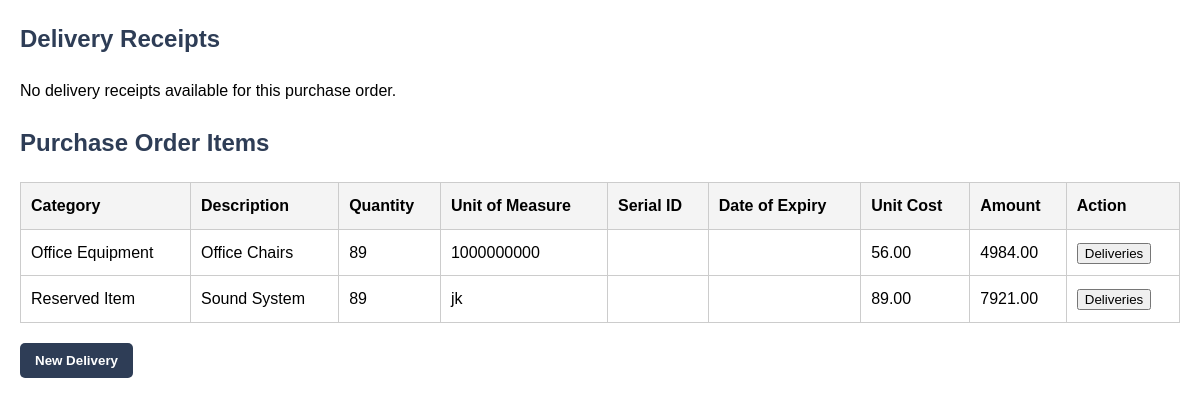
The page /page/dr_details.php?purchase_order_id=14 on the database its author committed.
### tables this page shows
CREATE TABLE `pod_items` (
  `id` int(11) NOT NULL,
  `supplier_Id` int(11) DEFAULT NULL,
  `purchase_order_id` int(11) DEFAULT NULL,
  `category` varchar(100) DEFAULT NULL,
  `item_description` varchar(100) DEFAULT NULL,
  `unit_of_measure` varchar(50) DEFAULT NULL,
  `quantity` int(11) DEFAULT NULL,
  `unit_price` decimal(10,2) DEFAULT NULL,
  `amount` decimal(10,2) DEFAULT NULL,
  `serial_Id` int(50) NOT NULL,
  `date_expiry` datetime(6) NOT NULL
);

### util/dbhelper.php (called while the page is built, shortened)
<?php
class DbHelper
{
    private $hostname = "127.0.0.1";
    private $username = "root";
    private $password = "";
    private $database = "inventory_management";
    private $conn;
    public function __construct()
    {
        $this->conn = new mysqli($this->hostname, $this->username, $this->password, $this->database);
    }
public function get_purchase_order_details($purchase_order_id)
{
    $sql = "SELECT
        purchase_orders.purchase_order_id,
        purchase_orders.purchase_order_number,
        purchase_orders.order_date,
        purchase_orders.mode_of_procurement,
        purchase_orders.procurement_number,
        purchase_orders.procurement_date,
        purchase_orders.place_of_delivery,
        purchase_orders.delivery_date,
        purchase_orders.term_of_delivery,
        purchase_orders.status,
        suppliers.description,
        suppliers.supplier_id,
        suppliers.address,
        pod_items.category,
        pod_items.item_description,
        pod_items.unit_of_measure,
        pod_items.unit_price,
        pod_items.amount,
        pod_items.quantity,
        pod_items.id,
        delivery_receipts.dr_id,
        delivery_receipts.receipt_number,
        delivery_receipts.sales_representative,
        delivery_receipts.checked_by,
        delivery_receipts.created_at
    FROM
        purchase_orders
    LEFT JOIN
        pod_items ON purchase_orders.purchase_order_id = pod_items.purchase_order_id
    LEFT JOIN
        suppliers ON purchase_orders.supplier_id = suppliers.supplier_id
    LEFT JOIN
        delivery_receipts ON purchase_orders.purchase_order_id = delivery_receipts.dr_id
    WHERE
        purchase_orders.purchase_order_id = ?";
    $stmt = $this->conn->prepare($sql);
    $stmt->bind_param("i", $purchase_order_id);
    if (!$stmt->execute()) {
        die('Execute error: ' . $stmt->error);
    }
    $result = $stmt->get_result();
    $p_order = array();
    while ($row = $result->fetch_assoc()) {
        $p_order[] = (object) $row;
    }
    return $p_order;
}
}

### page/dr_details.php (the view, shortened to what this page needs)
<?php
require_once "../util/dbhelper.php";
$db = new DbHelper();
if (isset($_GET['purchase_order_id'])) {
    $purchase_order_id = intval($_GET['purchase_order_id']);
    $purchase_order_details = $db->get_purchase_order_details($purchase_order_id);
    if (!empty($purchase_order_details)) {
?>
<!DOCTYPE html>
<html lang="en">
<head>
</head>
<body>
    <h2>Delivery Receipts</h2>
    <?php
    $receiptsDisplayed = [];
    ?>
    <?php
    if (empty($receiptsDisplayed)) : ?>
        <p>No delivery receipts available for this purchase order.</p>
    <?php endif; ?>
    <h2>Purchase Order Items</h2>
    <table>
        <thead>
            <tr>
                <th>Category</th>
                <th>Description</th>
                <th>Quantity</th>
                <th>Unit of Measure</th>
                <th>Serial ID</th>
                <th>Date of Expiry</th>
                <th>Unit Cost</th>
                <th>Amount</th>
                <th>Action</th>
            </tr>
        </thead>
        <tbody>
            <?php foreach ($purchase_order_details as $item) : ?>
                <tr>
                    <td><?= htmlspecialchars($item->category); ?></td>
                    <td><?= htmlspecialchars($item->item_description); ?></td>
                    <td><?= htmlspecialchars($item->quantity); ?></td>
                    <td><?= htmlspecialchars($item->unit_of_measure); ?></td>
                    <td></td>
                    <td></td>
                    <td><?= htmlspecialchars($item->unit_price); ?></td>
                    <td><?= htmlspecialchars($item->amount); ?></td>
                    <td>
                        <button onclick="showAlertEdit(this);" class="btn btn-primary btn-sm" data-id="<?= $item->id ?>">
                            Deliveries
                        </button>
                    </td>
                </tr>
            <?php endforeach; ?>
        </tbody>
    </table>
    <a href="create_delivery.php?purchase_order_id=<?= $purchase_order_id; ?>">
        <button class="new-record-btn"><b>New Delivery</b></button>
    </a>
</body>
</html>
<?php
    } else {
        echo "<p>Purchase Order not found.</p>";
    }
} else {
    echo "<p>Purchase Order ID not specified.</p>";
}
?>

### page/dr_details.php (style rules this page uses)
body { font-family: Arial, sans-serif; line-height: 1.6; margin: 20px; }
h2 { color: #2e3d56; }
p { margin: 5px 0; }
.new-record-btn { background-color: #2e3d56; color: white; padding: 10px 15px; border: none; cursor: pointer; text-decoration: none; border-radius: 5px; }
table { width: 100%; border-collapse: collapse; margin: 20px 0; }
th, td { border: 1px solid #ccc; padding: 10px; text-align: left; }
th { background-color: #f4f4f4; }

### rows shown on the page
pod_items: category "Office Equipment", item_description "Office Chairs", quantity "89", unit_of_measure "1000000000", unit_price "56.00", amount "4984.00"
pod_items: category "Reserved Item", item_description "Sound System", quantity "89", unit_of_measure "jk", unit_price "89.00", amount "7921.00"
